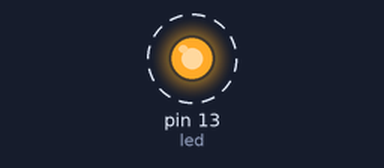
This program was run on a simulated MicroPython board. Shown: output pins drawn as LEDs (lit = HIGH). Dashed ring = blinking. At 12.0 s the program stops and its outputs stay as they are.

Above: at 0.5 s.
Timing chart, 0 to 4.6 s (numbered marks = the images above):
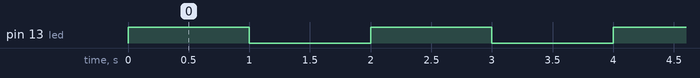

The program:

led.py
```python
from machine import Pin
import time

led = Pin(13, Pin.OUT)  # GPIO for D7
led.value(1)  # turn ON
time.sleep(1)
led.value(0)  # turn OFF
time.sleep(1)
led.value(1)  # turn ON
time.sleep(1)
led.value(0)  # turn OFF
time.sleep(1)
led.value(1)  # turn ON
time.sleep(1)
led.value(0)  # turn OFF
time.sleep(1)
led.value(1)  # turn ON
time.sleep(1)
led.value(0)  # turn OFF
time.sleep(1)
led.value(1)  # turn ON
time.sleep(1)
led.value(0)  # turn OFF
time.sleep(1)
led.value(1)  # turn ON
time.sleep(1)
led.value(0)  # turn OFF
time.sleep(1)
```

Measured:
- by itself, pin 13 (led): alternates HIGH for 1.0 s and LOW for 1.0 s, 12 changes in all, then stays LOW
